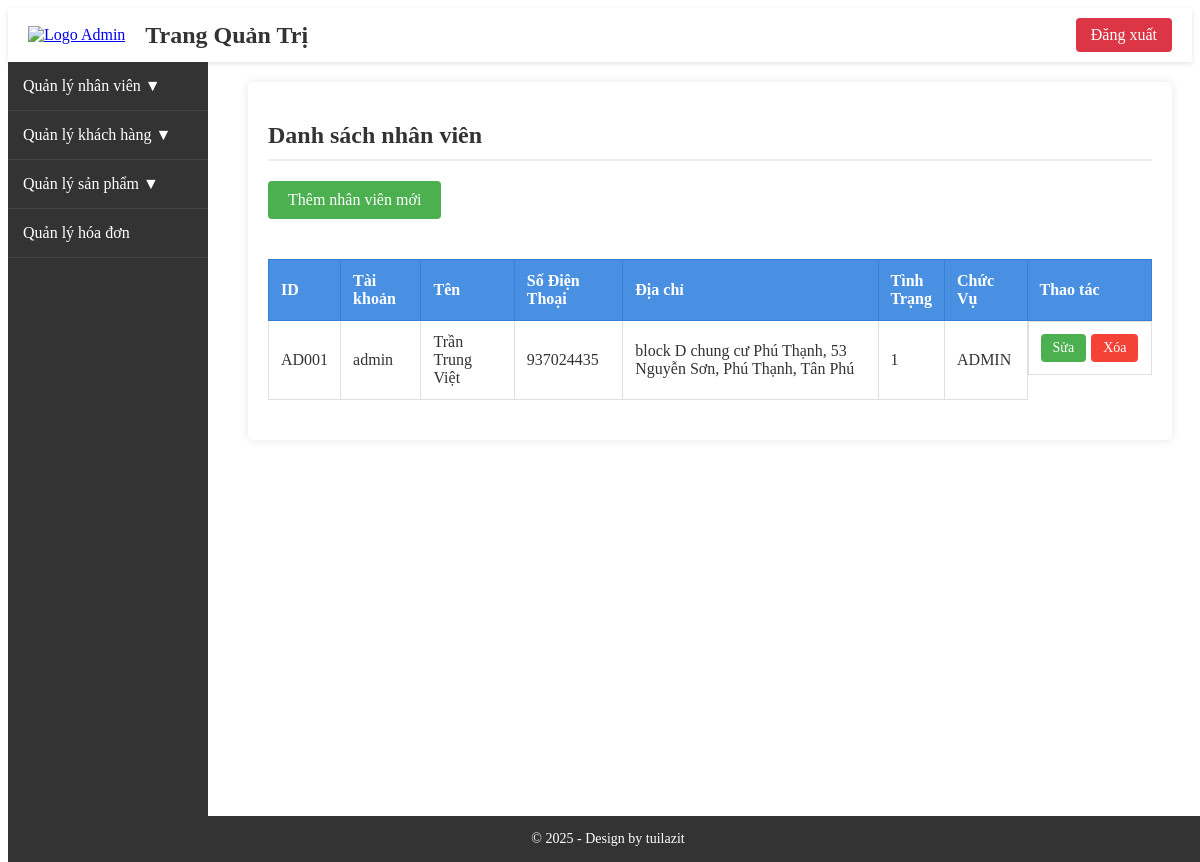
Page /admincp/index.php?action=staff on the earlier database version.
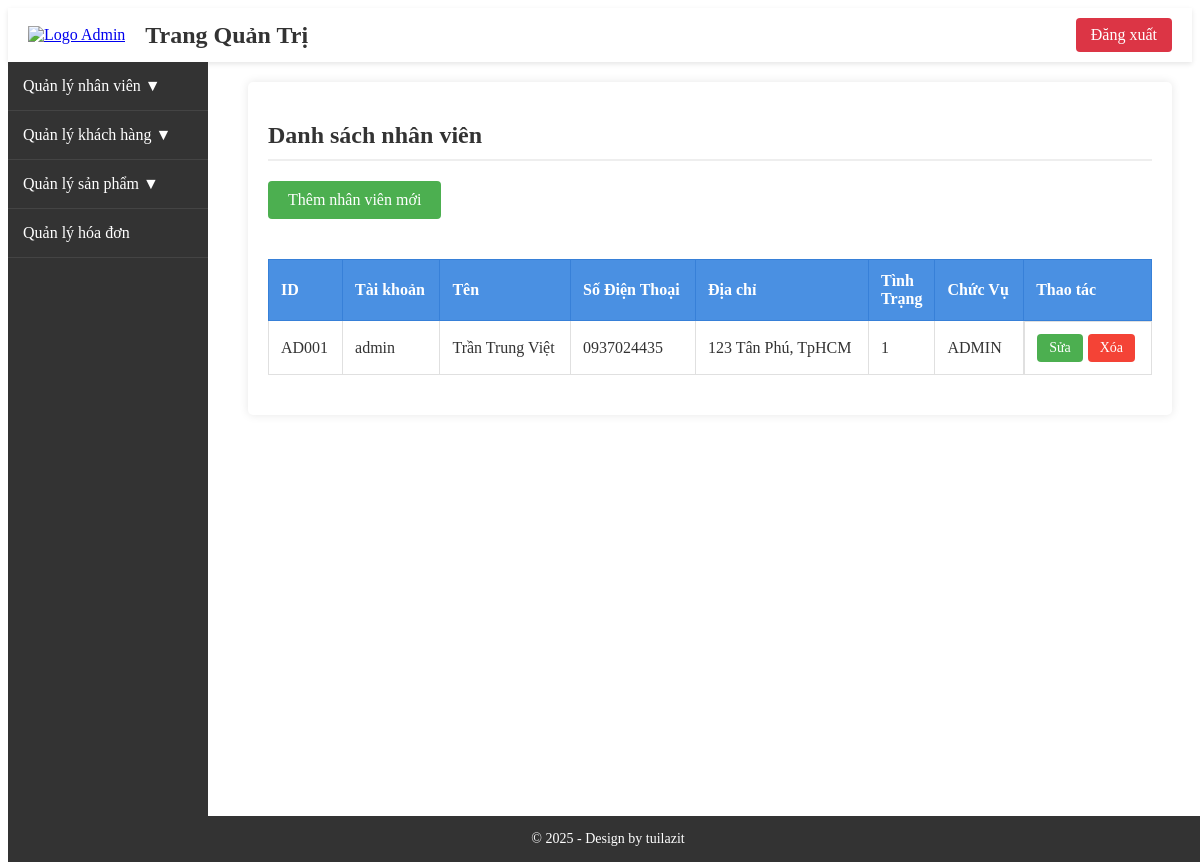
Same page on the later database version.
### tables this page shows
CREATE TABLE `nhanvien` (
  `IdNV` varchar(10) NOT NULL,
  `Account` varchar(50) NOT NULL,
  `Password` varchar(1000) NOT NULL,
  `Name` varchar(50) NOT NULL,
  `PNumber` char(10) NOT NULL,
  `Address` varchar(200) NOT NULL,
  `Status` tinyint(1) NOT NULL DEFAULT 1,
  `IdPos` varchar(20) NOT NULL
);

### admincp/modules/nhanvien/nhanvien/lietke.php (the view, shortened to what this page needs)
<?php
    $sql_lietke_nhanvien = "SELECT `IdNV`, `Account`, `Name`, `PNumber`, `Address`, `Status`, `IdPos` FROM `nhanvien` WHERE Status=1";
    $query_lietke_nhanvien =mysqli_query($mysqli,$sql_lietke_nhanvien);
?>
<div class="staff-list">
    <h2>Danh sách nhân viên</h2>
    <a href="index.php?action=staff&query=them" class="btn-add">Thêm nhân viên mới</a>
    <table class="data-table">
        <thead>
            <tr>
                <th>ID</th>
                <th>Tài khoản</th>
                <th>Tên</th>
                <th>Số Điện Thoại</th>
                <th>Địa chỉ</th>
                <th>Tình Trạng</th>
                <th>Chức Vụ</th>
                <th>Thao tác</th>
            </tr>
        </thead>
        <tbody>
            <?php
            if($query_lietke_nhanvien && mysqli_num_rows($query_lietke_nhanvien) > 0) {
                while($row = mysqli_fetch_array($query_lietke_nhanvien)) {
            ?>
                <tr>
                    <td><?php echo $row['IdNV']?></td>
                    <td><?php echo $row['Account']?></td>
                    <td><?php echo $row['Name']?></td>
                    <td><?php echo $row['PNumber']?></td>
                    <td><?php echo $row['Address']?></td>
                    <td style="width:10px"><?php echo $row['Status']?></td>
                    <td><?php echo $row['IdPos']?></td>
                    <td class="action-buttons">
                        <a href="?action=staff&query=sua&idstaff=<?php echo $row['IdNV']?>" class="btn-edit">Sửa</a>
                        <a href="?action=staff&query=xoa&idstaff=<?php echo $row['IdNV']?>" class="btn-delete" onclick="return confirm('Bạn có chắc muốn xóa nhân viên này?');">Xóa</a>
                    </td>
                </tr>
            <?php
                }
            } else {
            ?>
                <tr>
                    <td colspan="8" class="no-data">Không có dữ liệu nhân viên</td>
                </tr>
            <?php
            }
            ?>
        </tbody>
    </table>
</div>

### admincp/index.php (shortened to what this page needs)
<!DOCTYPE html>
<html>
<head>
    <link rel="stylesheet" type="text/css" href="./css/styleadmincp.css">
</head>
<body>
    <div class="wrapper">
        <?php
            include("modules/header.php");
            include("modules/menu.php");
            include("modules/main.php");
            include("modules/footer.php");
        ?>
    </div>
</body>
</html>

### admincp/modules/header.php (shortened to what this page needs)
<div class="header">
    <div class="header-left">
        <div class="logo">
            <a href="index.php"><img src="" alt="Logo Admin"></a>
        </div>
        <div class="admin-title">
            <h2>Trang Quản Trị</h2>
        </div>
    </div>
    <div class="header-right">
        <div class="admin-info">
            <a href="logout.php" class="logout-btn">Đăng xuất</a>
        </div>
    </div>
</div>

### admincp/modules/menu.php (shortened to what this page needs)
<div class="menu">
    <ul class="admin-menu">
        <li class="dropdown">
            <a href="#" class="dropdown-toggle">Quản lý nhân viên ▼</a>
        </li>
        <li class="dropdown">
            <a href="#" class="dropdown-toggle">Quản lý khách hàng ▼</a>
        </li>
        <li class="dropdown">
            <a href="#" class="dropdown-toggle">Quản lý sản phẩm ▼</a>
        </li>
        <li><a href="index.php?action=orders">Quản lý hóa đơn</a></li>
    </ul>
</div>

### admincp/modules/main.php (shortened to what this page needs)
<div class="main-content">
    <?php
    if(isset($_GET['action'])) {
        $action = $_GET['action'];
        switch($action) {
            case 'staff':
                if(isset($_GET['query'])) {
                    $query = $_GET['query'];
                    switch($query) {
                        case 'them':
                            include("modules/nhanvien/nhanvien/them.php");
                            break;
                        case 'sua':
                            include("modules/nhanvien/nhanvien/sua.php");
                            break;
                        case 'xoa':
                            include("modules/nhanvien/nhanvien/xoa.php");
                            break;
                        default:
                            include("modules/nhanvien/nhanvien/lietke.php");
                    }
                } else {
                    include("modules/nhanvien/nhanvien/lietke.php");
                }
                break;
        }
    } else {
        include("modules/dashboard.php");
    }
    ?>
</div>

### admincp/modules/footer.php
<div class="footer">
    <div class="footer-content">
        <p>&copy; <?php echo date('Y'); ?> - Design by tuilazit</p>
    </div>
</div>

### admincp/css/styleadmincp.css (style rules this page uses)
.wrapper { width: 100%; margin: 0 auto; }
.menu { width: 200px; float: left; background: #333; min-height: 100vh; }
.admin-menu { list-style: none; padding: 0; margin: 0; }
.admin-menu li a { display: block; padding: 15px; color: white; text-decoration: none; border-bottom: 1px solid #444; }
.dropdown { position: relative; }
.dropdown-toggle { position: relative; }
.main-content { margin-left: 220px; padding: 20px; }
.header { background: #fff; padding: 10px 20px; display: flex; justify-content: space-between; align-items: center; box-shadow: 0 2px 5px rgba(0,0,0,0.1); }
.header-left { display: flex; align-items: center; }
.logo { margin-right: 20px; }
.logo img { height: 50px; width: auto; }
.admin-title h2 { margin: 0; color: #333; font-size: 24px; }
.header-right { display: flex; align-items: center; }
.admin-info { display: flex; align-items: center; gap: 15px; }
.logout-btn { background: #dc3545; color: white; padding: 8px 15px; border-radius: 4px; text-decoration: none; transition: background 0.3s; }
.footer { background: #333; color: #fff; padding: 15px 0; text-align: center; position: fixed; bottom: 0; width: 100%; }
.footer-content { font-size: 14px; }
.footer-content p { margin: 0; }
.staff-list { padding: 20px; background: #fff; border-radius: 5px; box-shadow: 0 0 10px rgba(0,0,0,0.1); }
.staff-list h2 { color: #333; margin-bottom: 20px; font-size: 24px; border-bottom: 2px solid #eee; padding-bottom: 10px; }
.data-table { width: 100%; border-collapse: collapse; margin-top: 20px; background: #fff; }
.data-table thead th { background: #4a90e2; color: white; padding: 12px; text-align: left; font-weight: 600; border: 1px solid #3780d8; }
.data-table tbody td { padding: 12px; border: 1px solid #e0e0e0; color: #333; }
.action-buttons { display: flex; gap: 5px; }
.btn-edit { background: #4CAF50; color: white; padding: 6px 12px; border-radius: 4px; text-decoration: none; font-size: 14px; }
.btn-delete { background: #f44336; color: white; padding: 6px 12px; border-radius: 4px; text-decoration: none; font-size: 14px; }
.btn-add { background: #4CAF50; color: white; padding: 10px 20px; border-radius: 4px; text-decoration: none; display: inline-block; margin-bottom: 20px; }

Differences in the rows shown:
changed nhanvien "AD001": PNumber "937024435" → "0937024435"; Address "block D chung cư Phú Thạnh, 53 Nguyễn Sơn, Phú Thạnh, Tân Phú" → "123 Tân Phú, TpHCM"
